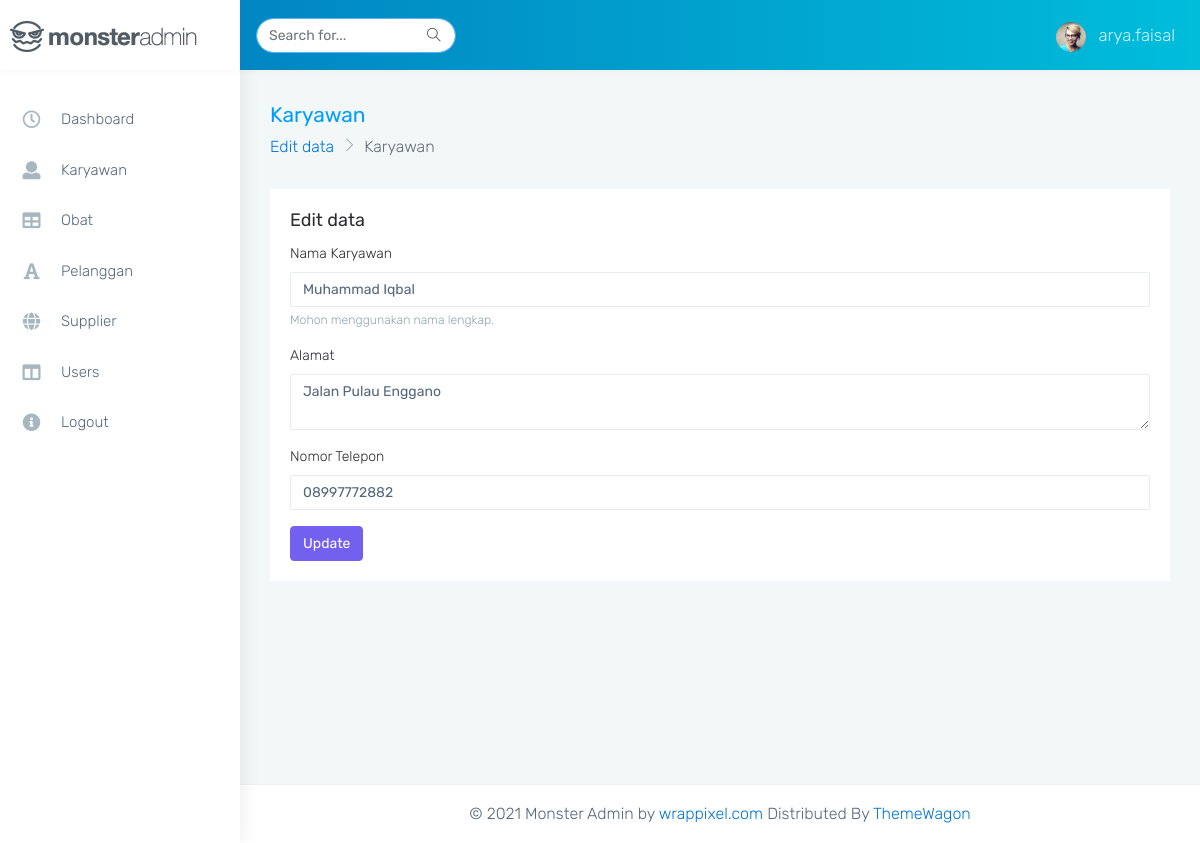
The page /page/edit.php?id=1&data=karyawan (signed in) on the database its author committed.
### tables this page shows
CREATE TABLE `tb_karyawan` (
  `idkaryawan` int(4) NOT NULL,
  `namakaryawan` varchar(50) NOT NULL,
  `alamat` varchar(100) NOT NULL,
  `telp` varchar(15) NOT NULL
);

### page/edit.php (the view, shortened to what this page needs)
<?php
include '../config/conn.php';
$id = $_GET['id'];
$data = $_GET['data'];
if ($data == "karyawan"){
    $query = mysqli_query($conn, "SELECT * FROM tb_karyawan WHERE idkaryawan = $id");
    while ($data = mysqli_fetch_array($query)) {
        $id = $data['idkaryawan'];
        $namakaryawan = $data['namakaryawan'];
        $alamat = $data['alamat'];
        $telp = $data['telp'];
    }
} else if ($data == "obat") {
    $query = mysqli_query($conn, "SELECT * FROM tb_obat INNER JOIN tb_supplier ON tb_obat.id_supplier = tb_supplier.id_supplier WHERE id_obat = $id");
    while ($data = mysqli_fetch_array($query)) {
        $id = $data['id_obat'];
        $id_supplier = $data['id_supplier'];
        $perusahaan = $data['perusahaan'];
        $namaobat = $data['namaobat'];
        $kategoriobat = $data['kategoriobat'];
        $hargajual = $data['hargajual'];
        $hargabeli = $data['hargabeli'];
        $stok_obat = $data['stok_obat'];
        $keterangan = $data['keterangan'];
    }
} else if ($data == "pelanggan") {
    $query = mysqli_query($conn, "SELECT * FROM tb_pelanggan WHERE idpelanggan = $id");
    while ($data = mysqli_fetch_array($query)) {
        $id = $data['idpelanggan'];
        $namalengkap = $data['namalengkap'];
        $alamat = $data['alamat'];
        $telp = $data['telp'];
        $usia = $data['usia'];
        $buktifotoresep = $data['buktifotoresep'];
    }
} else if ($data == "supplier") {
    $query = mysqli_query($conn, "SELECT * FROM tb_supplier WHERE id_supplier = $id");
    while ($data = mysqli_fetch_array($query)) {
        $id = $data['id_supplier'];
        $perusahaan = $data['perusahaan'];
        $telp = $data['telp'];
        $alamat = $data['alamat'];
        $keterangan = $data['keterangan'];
    }
} else if ($data == "users") {
    $query = mysqli_query($conn, "SELECT * FROM tb_login WHERE username = '$id'");
    while ($data = mysqli_fetch_array($query)) {
        $username = $data['username'];
        $password = $data['password'];
        $leveluser = $data['leveluser'];
        $idkaryawan = $data['idkaryawan'];
    }
}
?>
<?php include '../components/header.php'; ?>
<div class="page-wrapper">
    <div class="page-breadcrumb pb-0">
        <div class="row align-items-center">
            <div class="col-md-6 col-8 align-self-center">
                <?php
                $page = $_GET['data'];
                $title = ucfirst($page);
                ?>
                <h3 class="page-title mb-0 p-0"><?php echo $title ?></h3>
                <div class="d-flex align-items-center">
                    <nav aria-label="breadcrumb">
                        <ol class="breadcrumb">
                            <li class="breadcrumb-item"><a href="#">Edit data</a></li>
                            <li class="breadcrumb-item active" aria-current="page"><?php echo $title ?></li>
                        </ol>
                    </nav>
                </div>
            </div>
        </div>
    </div>
    <div class="container-fluid">
        <div class="row">
            <div class="col-sm-12">
                <div class="card">
                    <div class="card-body">
                        <h4 class="card-title">Edit data</h4>
                        <?php if ($page == "karyawan") {?>
                        <form action="karyawan.php" method="post">
                            <div class="mb-3">
                                <label class="form-label">Nama Karyawan</label>
                                <input name="namakaryawan" type="text" class="form-control" id="exampleInputEmail1"
                                    aria-describedby="emailHelp" value="<?php echo $namakaryawan ?>">
                                <div id="emailHelp" class="form-text">Mohon menggunakan nama lengkap.</div>
                            </div>
                            <div class="mb-3">
                                <label class="form-label">Alamat</label>
                                <textarea name="alamat" class="form-control"><?php echo $alamat ?></textarea>
                            </div>
                            <div class="mb-3">
                                <label class="form-label">Nomor Telepon</label>
                                <input name="telp" type="number" class="form-control" value="<?php echo $telp ?>">
                            </div>
                            <button type="submit" name="update" class="btn btn-primary">Update</button>
                        </form>
                        <?php } else if ($page == "obat") { ?>
                        <form action="obat.php" method="post">
                            <input type="hidden" name="id_obat" value="<?php echo $id ?>">
                            <div class="mb-3">
                                <label class="form-label">Nama Obat</label>
                                <input name="namaobat" type="text" class="form-control" value="<?php echo $namaobat ?>">
                            </div>
                            <div class="mb-3">
                                <label class="form-label">Supplier</label>
                                <select class="form-select" aria-label="Default select example" name="id_supplier">
                                    <option selected>Supplier</option>
                                    <?php
                                    $query = mysqli_query($conn, "SELECT * FROM tb_obat INNER JOIN tb_supplier ON tb_obat.id_supplier = tb_supplier.id_supplier");
                                    while ($data = mysqli_fetch_array($query)){
                                        echo "<option value='$data[id_supplier]'>$data[perusahaan]</option>";
                                    }
                                    ?>
                                </select>
                            </div>
                            <div class=" mb-3">
                                <label class="form-label">Kategori Obat</label>
                                <input name="kategoriobat" type="text" class="form-control"
                                    value="<?php echo $kategoriobat?>">
                            </div>
                            <div class="mb-3">
                                <label class="form-label">Harga Jual</label>
                                <input name="hargajual" type="number" class="form-control"
                                    value="<?php echo $hargajual?>">
                            </div>
                            <div class="mb-3">
                                <label class="form-label">Harga Beli</label>
                                <input name="hargabeli" type="number" class="form-control"
                                    value="<?php echo $hargabeli?>">
                            </div>
                            <div class="mb-3">
                                <label class="form-label">Stock Obat</label>
                                <input name="stok_obat" type="number" class="form-control"
                                    value="<?php echo $stok_obat?>">
                            </div>
                            <div class="mb-3">
                                <label class="form-label">Keterangan</label>
                                <textarea name="keterangan" class="form-control"><?php echo $keterangan?></textarea>
                            </div>
                            <button type="submit" name="update" class="btn btn-primary">Submit</button>
                        </form>
                        <?php } else if ($page == "pelanggan") { ?>
                        <form action="pelanggan.php" method="post" enctype="multipart/form-data">
                            <input type="hidden" name="idpelanggan" value="<?php echo $id ?>">
                            <div class="mb-3">
                                <label class="form-label">Nama</label>
                                <input name="namalengkap" type="text" class="form-control" value="<?php echo $namalengkap?>">
                            </div>
                            <div class="mb-3">
                                <label class="form-label">Alamat</label>
                                <textarea name="alamat" class="form-control"><?= $alamat?></textarea>
                            </div>
                            <div class="mb-3">
                                <label class="form-label">Telp</label>
                                <input name="telp" type="number" class="form-control" value="<?= $telp?>">
                            </div>
                            <div class="mb-3">
                                <label class="form-label">Usia</label>
                                <input name="usia" type="number" class="form-control" value="<?= $usia?>">
                            </div>
                            <div class="mb-3">
                                <label class="form-label">Bukti Foto Resep</label>
                                <input name="buktifotoresep" type="file" class="form-control">
                            </div>
                            <button type="submit" name="update" class="btn btn-primary">Submit</button>
                        </form>
                        <?php } else if ($page == "supplier") {?>
                        <form action="supplier.php" method="post">
                            <input type="hidden" name="id_supplier" value="<?php echo $id ?>">
                            <div class="mb-3">
                                <label class="form-label">Nama</label>
                                <input value="<?= $perusahaan?>" name="perusahaan" type="text" class="form-control">
                            </div>
                            <div class="mb-3">
                                <label class="form-label">Telepon</label>
                                <input value="<?= $telp?>" name="telp" type="number" class="form-control">
                            </div>
                            <div class="mb-3">
                                <label class="form-label">Alamat</label>
                                <textarea name="alamat" class="form-control"><?= $alamat?></textarea>
                            </div>
                            <div class="mb-3">
                                <label class="form-label">Keterangan</label>
                                <textarea name="keterangan" class="form-control"><?= $keterangan?></textarea>
                            </div>
                            <button type="submit" name="update" class="btn btn-primary">Submit</button>
                        </form>
                        <?php } else if ($page == "users") {?>
                        <form action="users.php" method="post">
                            <div class="mb-3">
                                <label class="form-label">Username</label>
                                <input value="<?= $username ?>" name="username" type="text" class="form-control" disabled>
                            </div>
                            <div class="mb-3">
                                <label class="form-label">Password</label>
                                <input value="<?= $password ?>" name="password" type="text" class="form-control">
                            </div>
                            <div class="mb-3">
                                <label class="form-label">Level User</label>
                                <select class="form-select" aria-label="Default select example">
                                    <option selected>Open this select menu</option>
                                    <option value="Admin">Admin</option>
                                    <option value="Editor">Editor</option>
                                    <option value="Viewer">Viewer</option>
                                </select>
                            </div>
                            <div class="mb-3">
                                <label class="form-label">Karyawan</label>
                                <select class="form-select" aria-label="Default select example">
                                    <option selected>Nama</option>
                                    <?php
                                    $query = mysqli_query($conn, "SELECT * FROM tb_karyawan");
                                    while ($data = mysqli_fetch_array($query)){
                                        echo "<option value='$data[idkaryawan]' name='idkaryawan'>$data[namakaryawan]</option>";
                                    }
                                    ?>
                                </select>
                            </div>
                            <button type="submit" name="submit" class="btn btn-primary">Submit</button>
                        </form>
                        <?php }?>
                    </div>
                </div>
            </div>
        </div>
    </div>
    <footer class="footer text-center">
        © 2021 Monster Admin by <a href="https://www.wrappixel.com/">wrappixel.com</a> Distributed By <a
            href="https://themewagon.com">ThemeWagon</a>
    </footer>
</div>
</div>
<?php include "../components/footer.php"; ?>

### rows shown on the page
tb_karyawan: namakaryawan "Muhammad Iqbal", alamat "Jalan Pulau Enggano", telp "08997772882"

### other values the page prints
$_SESSION['name'] "arya.faisal"
$title "Karyawan"
